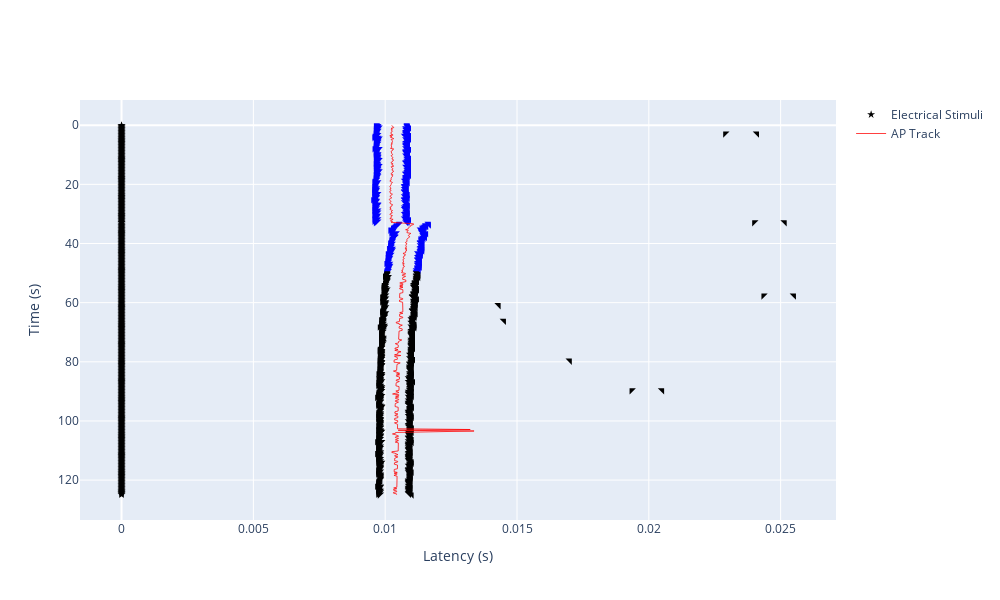

Source (notebook cell):
### Code cell
%autoreload 2
from fibre_tracking.ap_track import APTrack
from plotting import FallingLeafPlot
from tqdm import tqdm

ap_tracks = []

num_intv = min(50, len(recording.sweeps) - 3)

for cluster_index in [0]:
    aps = [ap for ap in pure_track_aps if ap.implied_fibre_index == cluster_index]
    ap_track = APTrack.from_aps(sweeps = recording.sweeps, aps = aps)
    ap_track.extend_downwards(recording.sweeps, num_sweeps = 300, max_shift = 0.003, radius = 2, verbose = False)
    ap_tracks.append(ap_track)
    
t_start = 0


flplot = FallingLeafPlot()
flplot.plot(regular_stimuli = recording.el_stimuli, action_potentials = recording.actpots, t_start = t_start, num_intervals = 500, \
            ap_tracks = ap_tracks, post_stimulus_timeframe = 0.025, plot_raw_signal= False)
